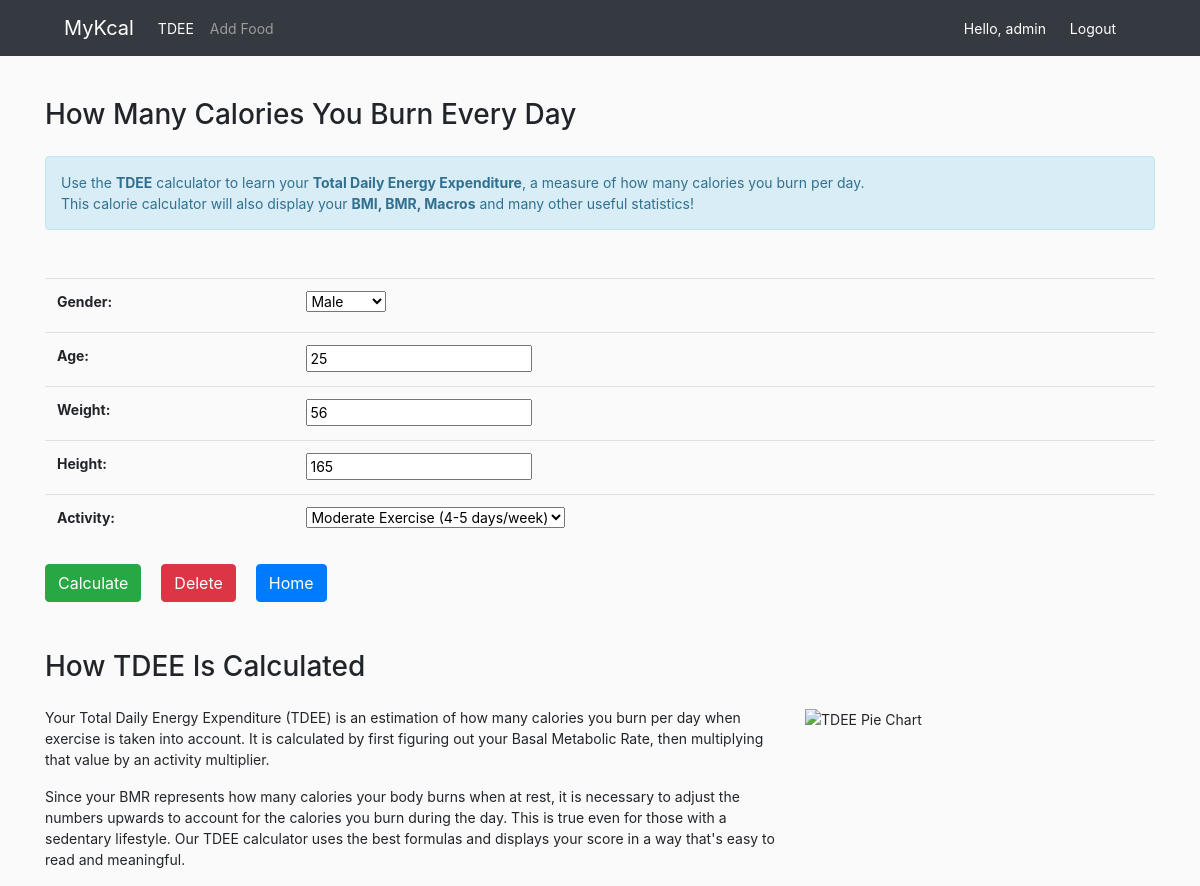
Page /profile/1/update (signed in) on the committed database.
### MyKcal/models.py (models this page shows, shortened)
class UserProfile(models.Model):
    user = models.OneToOneField(User, on_delete=models.CASCADE, primary_key=True)
    GENDER_CHOICES = (
      ('Male', 'Male'),
      ('Female', 'Female'),
    )
    gender = models.CharField(max_length=10, choices=GENDER_CHOICES)
    age=models.IntegerField()
    weight=models.IntegerField()
    height=models.IntegerField()
    activity=models.ForeignKey(Activity, on_delete=models.CASCADE)
    calories=models.IntegerField(default=0, blank=True)

### MyKcal/views.py (the view)
# urls.py: path('profile/<int:id>/update', views.updateProfile, name='updateProfile'),
@login_required(login_url='login')
def updateProfile(request, id):
    try:
        profile = UserProfile.objects.get(pk = id)
    except UserProfile.DoesNotExist:
        return redirect('createProfile')
    if request.method=="POST":
        form = UserProfileForm(request.POST, instance = profile)
        if form.is_valid():
            form.save()
            messages.success(request, 'Update profile successfully!')
            return redirect('profile')
    form = UserProfileForm(instance = profile)
    context = {'form': form, 'profile_id': profile.pk}
    return render(request, 'profile/userProfileForm.html', context)

### MyKcal/forms.py
class UserProfileForm(ModelForm):
    class Meta:
        model=UserProfile
        fields=['gender', 'age', 'weight', 'height', 'activity']

### MyKcal/models.py (called while the page is built)
    def __str__(self):
        return self.name

### MyKcal/templates/profile/userProfileForm.html (shortened to what this page needs)
{% extends 'home.html' %}
{% load static %}
{% block content %}
  <head>
  </head>
  <div class="profile-form">
    <h3>How Many Calories You Burn Every Day</h3>
    <div class="intro mt-4">
      Use the <b>TDEE</b> calculator to learn your <b>Total Daily Energy Expenditure</b>, a measure of how many calories you burn per day.
      <br />
      This calorie calculator will also display your <b><a class="link" href="{% url 'profile' %}">BMI, BMR, Macros</a></b> and many other useful statistics!
    </div>
    <form action="" method="POST" class="my-5">
      <table class="table">
        <tbody>
          {{ form.as_table }}
        </tbody>
      </table>
      <input type="submit" class="btn btn-success" value="Calculate">
      {% if profile_id %}
        <a class="btn btn-danger ml-3" href="{% url 'deleteProfile' id=profile_id %}"
          onclick="return confirm('Are you sure want to delete this profile?');">
          Delete
        </a>
      {% endif %}
      <a class="btn btn-primary ml-3" href="{% url 'home' %}">
        Home
      </a>
    </form>
    <h3>How TDEE Is Calculated</h3>
    <div class="row gx-4 mt-4">
      <div class="col-8">
        <p>Your Total Daily Energy Expenditure (TDEE) is an estimation of how many calories you burn per day when exercise is taken into account. It is calculated by first figuring out your Basal Metabolic Rate, then multiplying that value by an activity multiplier.</p>
        <p>Since your BMR represents how many calories your body burns when at rest, it is necessary to adjust the numbers upwards to account for the calories you burn during the day. This is true even for those with a sedentary lifestyle. Our TDEE calculator uses the best formulas and displays your score in a way that's easy to read and meaningful.</p>
      </div>
      <div class="col-4">
        <img src="https://tdeecalculator.net/assets/images/tdee-pie-chart.png"
          alt="TDEE Pie Chart" class="pull-right" width="300" height="154">
      </div>
    </div>
  </div>
{% endblock %}

### MyKcal/templates/nav.html (shortened to what this page needs)
{% load static %}
<nav class="navbar navbar-expand-lg navbar-dark bg-dark">
  <a class="navbar-brand ml-5" href="{% url 'home' %}">MyKcal</a>
  <div class="collapse navbar-collapse" id="navbarNavAltMarkup">
    <div class="navbar-nav">
      {% if request.user.pk %}
        <a class="nav-item nav-link active" href="{% url 'profile' %}">TDEE<span class="sr-only">(current)</span></a>
        <a class="nav-item nav-link" href={% url 'addFood' %}>Add Food</a>
      {% endif %}
    </div>
  </div>
  <div class="mr-5">
    {% if request.user.pk %}
      <span class="hello-msg">Hello, {{request.user}}</span>
      <span >
        <a class="hello-msg" href="{% url 'logout' %}">Logout</a>
      </span>
    {% else %}
      <span >
        <a class="hello-msg" href="{% url 'login' %}">Login</a>
      </span>
    {% endif %}
  </div>
</nav>

### MyKcal/templates/home.html (style rules this page uses)
body { background-color: #FAFAFA; font-size: 14px; }

### MyKcal/templates/nav.html (style rules this page uses)
.hello-msg { margin-right: 20px; color: white; }

### MyKcal/templates/profile/userProfileForm.html (style rules this page uses)
.intro { padding: 15px; margin-bottom: 20px; border: 1px solid transparent; border-radius: 4px; color: #31708f; background-color: #d9edf7; border-color: #bce8f1; }
.link { color: #31708f; }
.profile-form { font-size: 14px; }

### rows in the picture
UserProfile: gender "Male", age "25", weight "56", height "165", activity "Moderate Exercise (4-5 days/week)"

### other values in the picture
{{ request.user }} "admin"
